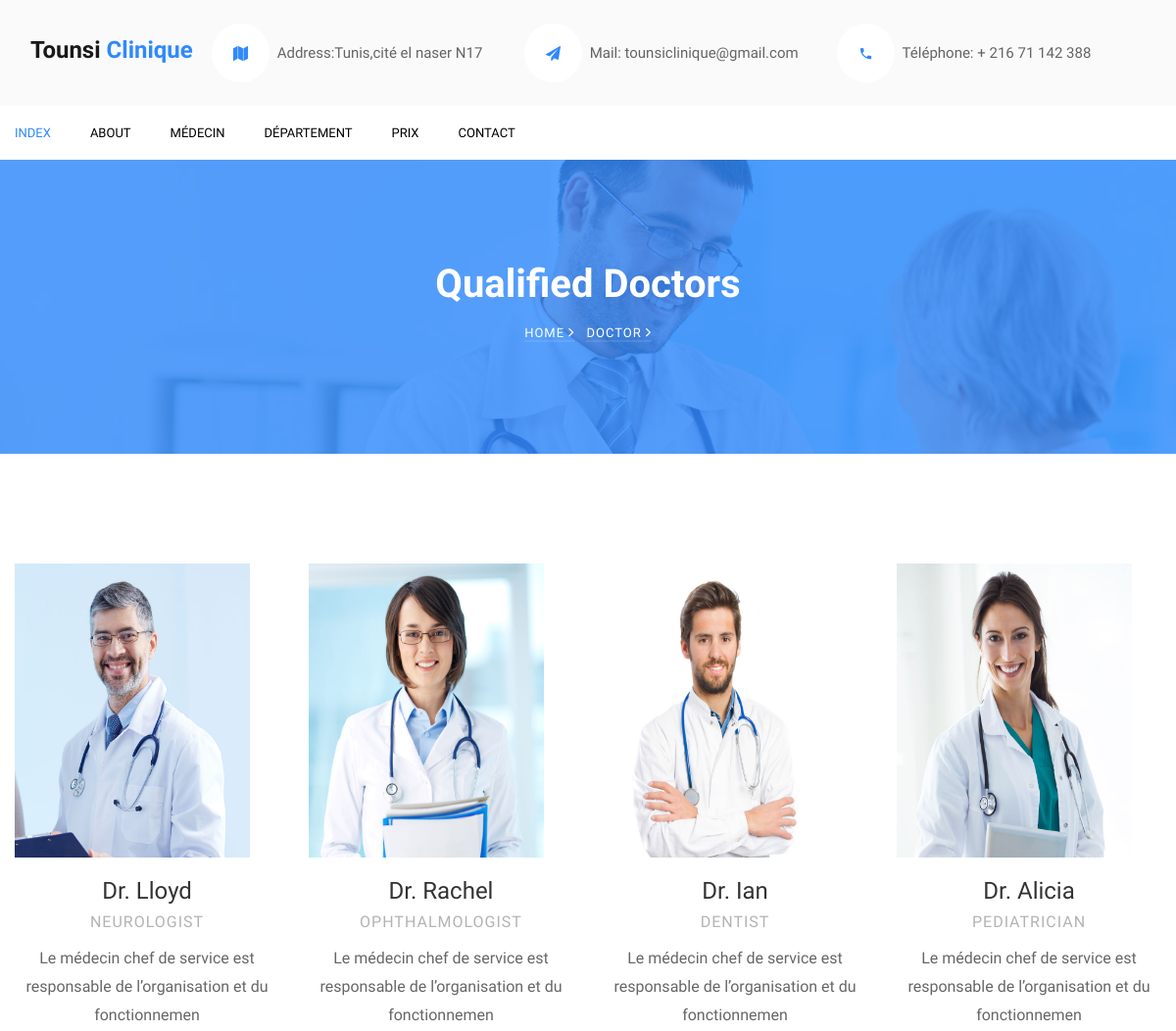
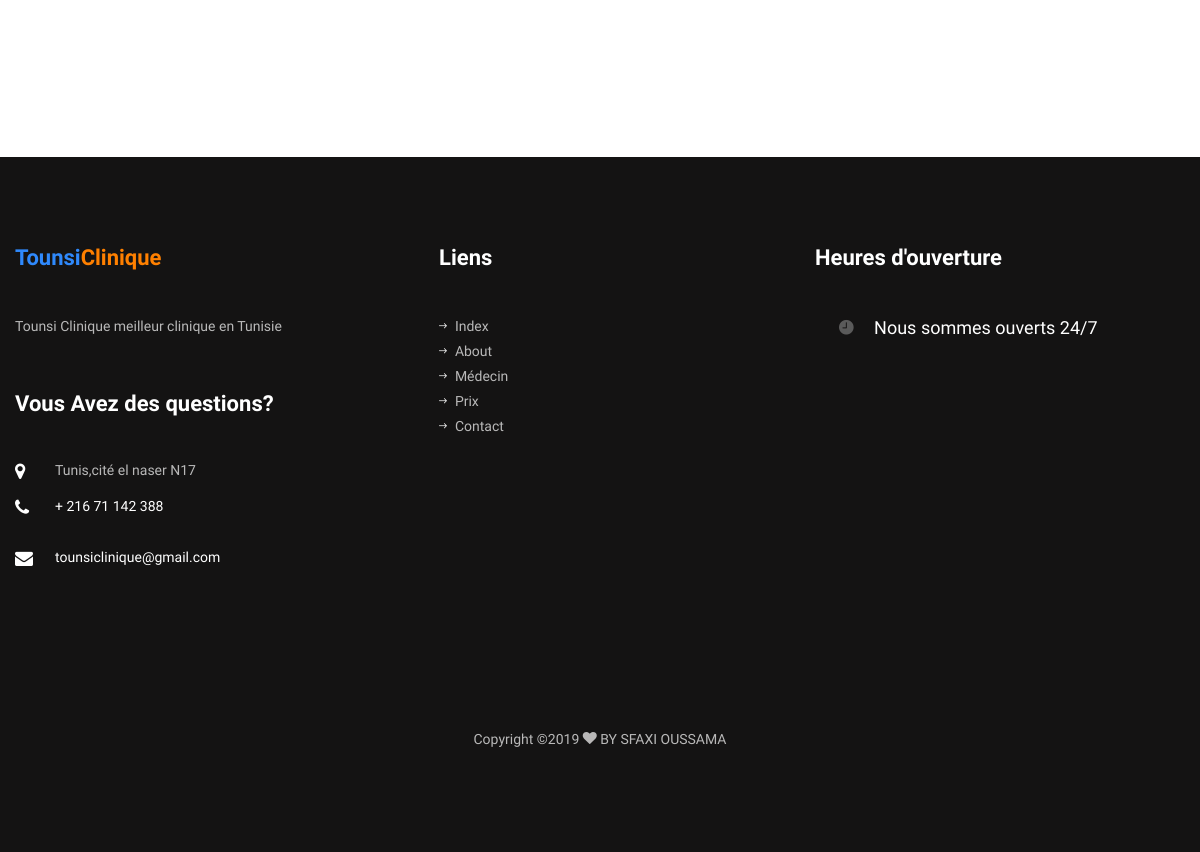
The page /docteur/ on the database its author committed (2 pictures, top to bottom).
### backend/models.py (models this page shows, shortened)
class Docteur(models.Model):
    nom=models.CharField(max_length=20)
    prenom=models.CharField(max_length=20)
    description=models.CharField(max_length=80)
    specialite=models.CharField(max_length=20)
    image=models.FileField(upload_to='post_image',blank=True)

### frontend/views.py (the view)
# urls.py: path('docteur/',Docteur,name='docteur'),
def Docteur(request):
    docteurs=models.Docteur.objects.all()
    context={
        'docteurs':docteurs
    }
    return render(request,'Docteur.html',context)

### frontend/templates/Docteur.html
{% extends "layoutfixe.html" %}
{% block content %}
<section class="hero-wrap hero-wrap-2" style="background-image: url('images/bg_1.jpg');"
         data-stellar-background-ratio="0.5">
    <div class="overlay"></div>
    <div class="container">
        <div class="row no-gutters slider-text align-items-center justify-content-center">
            <div class="col-md-9 ftco-animate text-center">
                <h1 class="mb-2 bread">Qualified Doctors</h1>
                <p class="breadcrumbs"><span class="mr-2"><a href="index.html">Home <i
                        class="ion-ios-arrow-forward"></i></a></span> <span>Doctor <i class="ion-ios-arrow-forward"></i></span>
                </p>
            </div>
        </div>
    </div>
</section>
<section class="ftco-section">
    <div class="container">
        <div class="row">
            {% for docteur in docteurs %}
            <div class="col-md-6 col-lg-3 ftco-animate">
                <div class="staff">
                    <div class="img-wrap d-flex align-items-stretch">
                      <img src="{{docteur.image.url}}" alt="" width="240"/>
                    </div>
                    <div class="text pt-3 text-center">
                        <h3>Dr. {{docteur.nom}}</h3>
                        <span class="position mb-2">{{docteur.specialite}}</span>
                        <div class="faded">
                            <p>{{docteur.description}}</p>
                        </div>
                    </div>
                </div>
            </div>
            {%endfor%}
        </div>
    </div>
</section>
{%endblock%}

### frontend/templates/layoutfixe.html (shortened to what this page needs)
{% load staticfiles %}
<!DOCTYPE html>
<html lang="en">
<head>
    {% load static %}
    <link rel="stylesheet" href="{% static 'store/css/open-iconic-bootstrap.min.css' %}">
    <link rel="stylesheet" href="{% static 'store/css/animate.css' %}">
    <link rel="stylesheet" href="{% static 'store/css/owl.carousel.min.css' %}">
    <link rel="stylesheet" href="{% static 'store/css/owl.theme.default.min.css' %}">
    <link rel="stylesheet" href="{% static 'store/css/magnific-popup.css' %}">
    <link rel="stylesheet" href="{% static 'store/css/aos.css' %}">
    <link rel="stylesheet" href="{% static 'store/css/ionicons.min.css' %}">
    <link rel="stylesheet" href="{% static 'store/css/bootstrap-datepicker.css' %}">
    <link rel="stylesheet" href="{% static 'store/css/jquery.timepicker.css' %}">
    <link rel="stylesheet" href="{% static 'store/css/flaticon.css' %}">
    <link rel="stylesheet" href="{% static 'store/css/icomoon.css' %}">
    <link rel="stylesheet" href="{% static 'store/css/style.css' %}">
</head>
<body>
<nav class="navbar py-4 navbar-expand-lg ftco_navbar navbar-light bg-light flex-row">
    <div class="container">
        <div class="row no-gutters d-flex align-items-start align-items-center px-3 px-md-0">
            <div class="col-lg-2 pr-4 align-items-center">
                <a class="navbar-brand" href="index.html">Tounsi<span> Clinique</span></a>
            </div>
            <div class="col-lg-10 d-none d-md-block">
                <div class="row d-flex">
                    <div class="col-md-4 pr-4 d-flex topper align-items-center">
                        <div class="icon bg-white mr-2 d-flex justify-content-center align-items-center"><span
                                class="icon-map"></span></div>
                        <span class="text">Address:Tunis,cité el naser N17 </span>
                    </div>
                    <div class="col-md pr-4 d-flex topper align-items-center">
                        <div class="icon bg-white mr-2 d-flex justify-content-center align-items-center"><span
                                class="icon-paper-plane"></span></div>
                        <span class="text">Mail: tounsiclinique@gmail.com</span>
                    </div>
                    <div class="col-md pr-4 d-flex topper align-items-center">
                        <div class="icon bg-white mr-2 d-flex justify-content-center align-items-center"><span
                                class="icon-phone2"></span></div>
                        <span class="text">Téléphone: + 216 71 142 388</span>
                    </div>
                </div>
            </div>
        </div>
    </div>
</nav>
<nav class="navbar navbar-expand-lg navbar-dark bg-dark ftco-navbar-light" id="ftco-navbar">
    <div class="container d-flex align-items-center">
        <div class="collapse navbar-collapse" id="ftco-nav">
            <ul class="navbar-nav mr-auto">
                <li class="nav-item active"><a href="{% url 'index' %}" class="nav-link pl-0">Index</a></li>
                <li class="nav-item"><a href="{% url 'Apropo' %}" class="nav-link">About</a></li>
                <li class="nav-item"><a href="{% url 'docteur' %}" class="nav-link">Médecin</a></li>
                <li class="nav-item"><a href="{% url 'departement' %}" class="nav-link">Département</a></li>
                <li class="nav-item"><a href="{% url 'prix' %}" class="nav-link">Prix</a></li>
                <li class="nav-item"><a href="{% url 'contact' %}" class="nav-link">Contact</a></li>
            </ul>
        </div>
    </div>
</nav>
{% block content %}
{%endblock%}
<footer class="ftco-footer ftco-bg-dark ftco-section">
    <div class="container">
        <div class="row mb-5">
            <div class="col-md">
                <div class="ftco-footer-widget mb-5">
                    <h2 class="ftco-heading-2 logo">Tounsi<span>Clinique</span></h2>
                    <p>Tounsi Clinique meilleur clinique en Tunisie</p>
                </div>
                <div class="ftco-footer-widget mb-5">
                    <h2 class="ftco-heading-2">Vous Avez des questions?</h2>
                    <div class="block-23 mb-3">
                        <ul>
                            <li><span class="icon icon-map-marker"></span><span class="text">Tunis,cité el naser N17</span>
                            </li>
                            <li><a href="#"><span class="icon icon-phone"></span><span
                                    class="text">+ 216 71 142 388</span></a></li>
                            <li><a href="#"><span class="icon icon-envelope"></span><span class="text">tounsiclinique@gmail.com</span></a>
                            </li>
                        </ul>
                    </div>
                    <ul class="ftco-footer-social list-unstyled float-md-left float-lft mt-3">
                    </ul>
                </div>
            </div>
            <div class="col-md">
                <div class="ftco-footer-widget mb-5 ml-md-4">
                    <h2 class="ftco-heading-2">Liens</h2>
                    <ul class="list-unstyled">
                        <li><a href="{% url 'index' %}"><span class="ion-ios-arrow-round-forward mr-2"></span>Index</a></li>
                        <li><a href="{% url 'Apropo' %}"><span class="ion-ios-arrow-round-forward mr-2"></span>About</a></li>
                        <li><a href="{% url 'docteur' %}"><span class="ion-ios-arrow-round-forward mr-2"></span>Médecin</a></li>
                        <li><a href="{% url 'prix' %}"><span class="ion-ios-arrow-round-forward mr-2"></span>Prix</a></li>
                        <li><a href="{% url 'contact' %}"><span class="ion-ios-arrow-round-forward mr-2"></span>Contact</a></li>
                    </ul>
                </div>
            </div>
            <div class="col-md">
                <div class="ftco-footer-widget mb-5">
                    <h2 class="ftco-heading-2">Heures d'ouverture</h2>
                    <h3 class="open-hours pl-4"><span class="ion-ios-time mr-3"></span>
                        Nous sommes ouverts 24/7</h3>
                </div>
            </div>
        </div>
        <div class="row">
            <div class="col-md-12 text-center">
                <p>
                    Copyright &copy;<script>document.write(new Date().getFullYear());</script>
                    <i class="icon-heart" aria-hidden="true"></i> BY <a
                            href="https://colorlib.com" target="_blank">SFAXI OUSSAMA</a>
                    </p>
            </div>
        </div>
    </div>
</footer>
</body>
</html>

### frontend/static/store/css/icomoon.css (style rules this page uses)
[class^="icon-"], [class*=" icon-"] { font-family: 'icomoon' !important; speak: none; font-style: normal; font-weight: normal; font-variant: normal; text-transform: none; line-height: 1; -webkit-font-smoothing: antialiased; -moz-osx-font-smoothing: grayscale; }
.icon-heart:before { content: "\f004"; }
.icon-map-marker:before { content: "\f041"; }
.icon-phone:before { content: "\f095"; }
.icon-envelope:before { content: "\f0e0"; }
.icon-paper-plane:before { content: "\f1d8"; }
.icon-map:before { content: "\f279"; }
.icon-phone2:before { content: "\e0cd"; }

### rows shown on the page
Docteur: image (picture), nom "Lloyd", specialite "NEUROLOGIST", description "Le médecin chef de service est responsable de l’organisation et du fonctionnemen"
Docteur: image (picture), nom "Rachel", specialite "OPHTHALMOLOGIST", description "Le médecin chef de service est responsable de l’organisation et du fonctionnemen"
Docteur: image (picture), nom "Ian", specialite "DENTIST", description "Le médecin chef de service est responsable de l’organisation et du fonctionnemen"
Docteur: image (picture), nom "Alicia", specialite "PEDIATRICIAN", description "Le médecin chef de service est responsable de l’organisation et du fonctionnemen"
